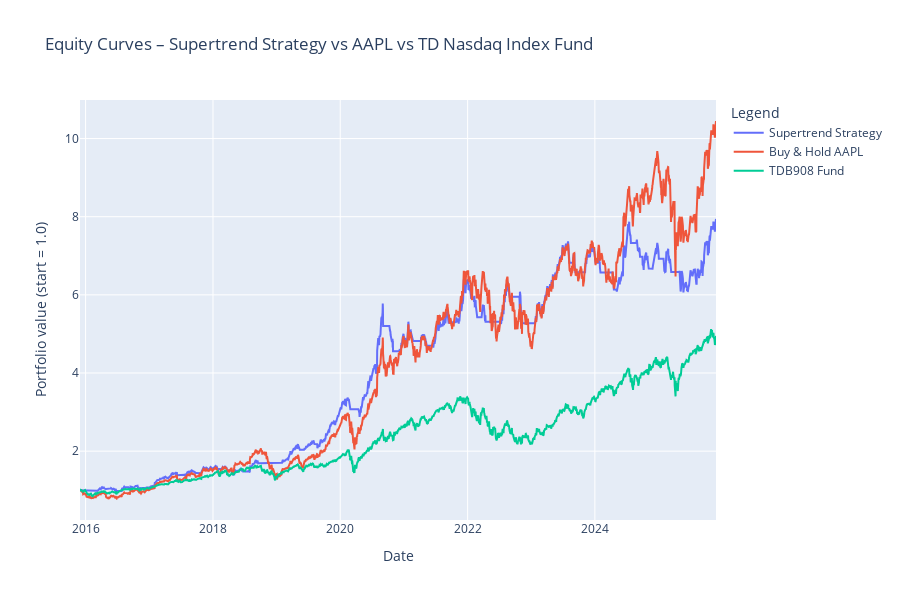

This figure's notebook cell:
### Code cell
fund["Date"] = pd.to_datetime(fund["Date"])
fund = fund.sort_values("Date")

merged_super = pd.merge(
    super_results[["Date", "strategy_equity", "buyhold_equity"]],
    fund[["Date", "fund_equity"]],
    on="Date",
    how="inner"
)

fig_eq_super = go.Figure()

fig_eq_super.add_trace(go.Scatter(
    x=merged_super["Date"],
    y=merged_super["strategy_equity"],
    mode="lines",
    name="Supertrend Strategy"
))

fig_eq_super.add_trace(go.Scatter(
    x=merged_super["Date"],
    y=merged_super["buyhold_equity"],
    mode="lines",
    name="Buy & Hold AAPL"
))

fig_eq_super.add_trace(go.Scatter(
    x=merged_super["Date"],
    y=merged_super["fund_equity"],
    mode="lines",
    name="TDB908 Fund"
))

fig_eq_super.update_layout(
    title="Equity Curves – Supertrend Strategy vs AAPL vs TD Nasdaq Index Fund",
    xaxis_title="Date",
    yaxis_title="Portfolio value (start = 1.0)",
    legend_title="Legend",
    xaxis_rangeslider_visible=False,
    height=600,
)

fig_eq_super.show()

### Figure 1 — Plotly figure (JSON) as saved in the notebook; plotly's stock layout.template omitted (floating-point values rounded to 4 significant figures; data arrays with more than 128 entries replaced by an {"elided": "..."} marker saying what was removed)
{"data": [{"mode": "lines", "name": "Supertrend Strategy", "type": "scatter", "x": {"elided": "2463 str values"}, "y": {"elided": "2463 float values"}}, {"mode": "lines", "name": "Buy & Hold AAPL", "type": "scatter", "x": {"elided": "2463 str values"}, "y": {"elided": "2463 float values"}}, {"mode": "lines", "name": "TDB908 Fund", "type": "scatter", "x": {"elided": "2463 str values"}, "y": {"elided": "2463 float values"}}], "layout": {"height": 600, "legend": {"title": {"text": "Legend"}}, "title": {"text": "Equity Curves – Supertrend Strategy vs AAPL vs TD Nasdaq Index Fund"}, "xaxis": {"rangeslider": {"visible": false}, "title": {"text": "Date"}}, "yaxis": {"title": {"text": "Portfolio value (start = 1.0)"}}}}
